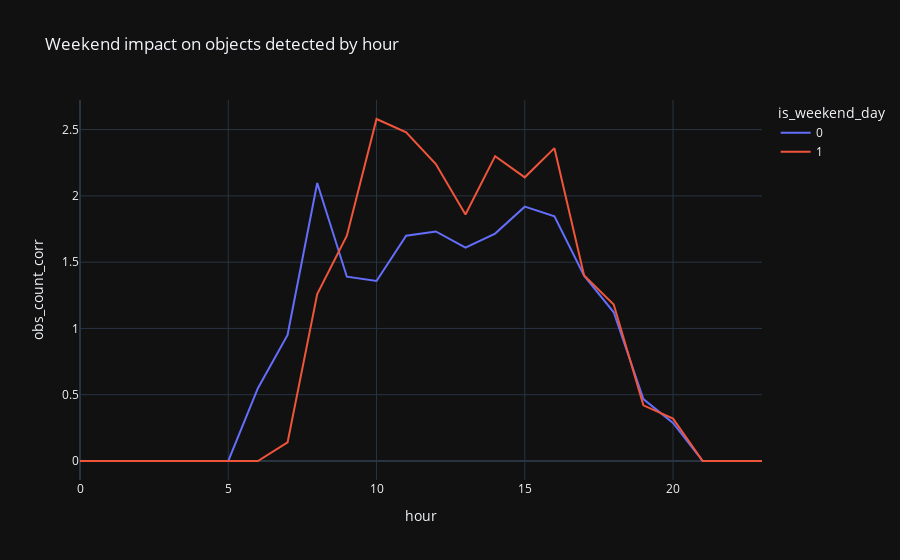

Notebook cell for this chart:
### Markdown cell above
- *is_weekend_day*

We can see in the plot below that during the weekend hours, people tend to sleep longer.

Then the activity becomes much more visible during the latest hours and it eventually sunsets at around 7PM on average.

The difference observed below proves that *is_weekend_day* should be considered as a good feature in the modelling stage.

### Code cell
grouped = merged.groupby(['hour', 'is_weekend_day'])['obs_count_corr'].mean().reset_index()
px.line(grouped, y="obs_count_corr", x='hour', color="is_weekend_day",
             title='Weekend impact on objects detected by hour')

### Figure 1 — Plotly figure (JSON) as saved in the notebook; plotly's stock layout.template omitted (floating-point values rounded to 4 significant figures)
{"data": [{"hovertemplate": "is_weekend_day=0<br>hour=%{x}<br>obs_count_corr=%{y}<extra></extra>", "legendgroup": "0", "line": {"color": "#636efa", "dash": "solid"}, "mode": "lines", "name": "0", "showlegend": true, "type": "scatter", "x": [0, 1, 2, 3, 4, 5, 6, 7, 8, 9, 10, 11, 12, 13, 14, 15, 16, 17, 18, 19, 20, 21, 22, 23], "xaxis": "x", "y": [0, 0, 0, 0, 0, 0, 0.5492, 0.9512, 2.098, 1.39, 1.358, 1.699, 1.732, 1.61, 1.715, 1.919, 1.846, 1.398, 1.122, 0.4672, 0.2869, 0, 0, 0], "yaxis": "y"}, {"hovertemplate": "is_weekend_day=1<br>hour=%{x}<br>obs_count_corr=%{y}<extra></extra>", "legendgroup": "1", "line": {"color": "#EF553B", "dash": "solid"}, "mode": "lines", "name": "1", "showlegend": true, "type": "scatter", "x": [0, 1, 2, 3, 4, 5, 6, 7, 8, 9, 10, 11, 12, 13, 14, 15, 16, 17, 18, 19, 20, 21, 22, 23], "xaxis": "x", "y": [0, 0, 0, 0, 0, 0, 0, 0.14, 1.26, 1.7, 2.58, 2.48, 2.24, 1.86, 2.3, 2.14, 2.36, 1.4, 1.18, 0.42, 0.32, 0, 0, 0], "yaxis": "y"}], "layout": {"autosize": true, "legend": {"title": {"text": "is_weekend_day"}, "tracegroupgap": 0}, "title": {"text": "Weekend impact on objects detected by hour"}, "xaxis": {"anchor": "y", "autorange": true, "domain": [0, 1], "range": [0, 23], "title": {"text": "hour"}, "type": "linear"}, "yaxis": {"anchor": "x", "autorange": true, "domain": [0, 1], "range": [-0.1433, 2.723], "title": {"text": "obs_count_corr"}, "type": "linear"}}}
